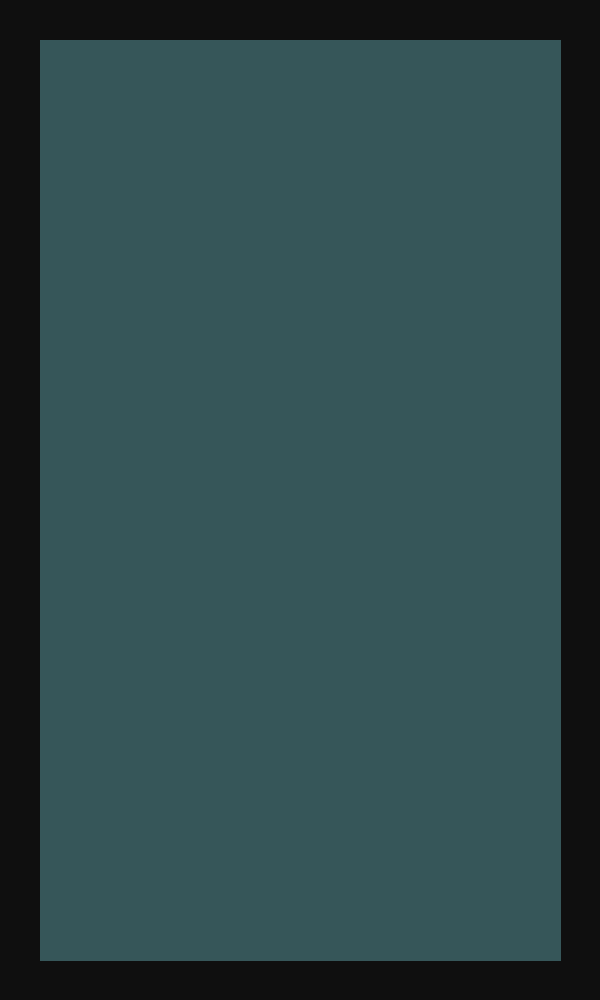
#> input picture tarot_card_base.png, 600 x 1000 px
$ python glitch_eye_overlay.py
#> lines starting #> are read from the running program, lines starting #| are printed output that depends on the picture
from PIL import Image

# Load base tarot card
base = Image.open("tarot_card_base.png").convert("RGBA")

# Load the eye overlay
eye = Image.open("test/eye.png").convert("RGBA")
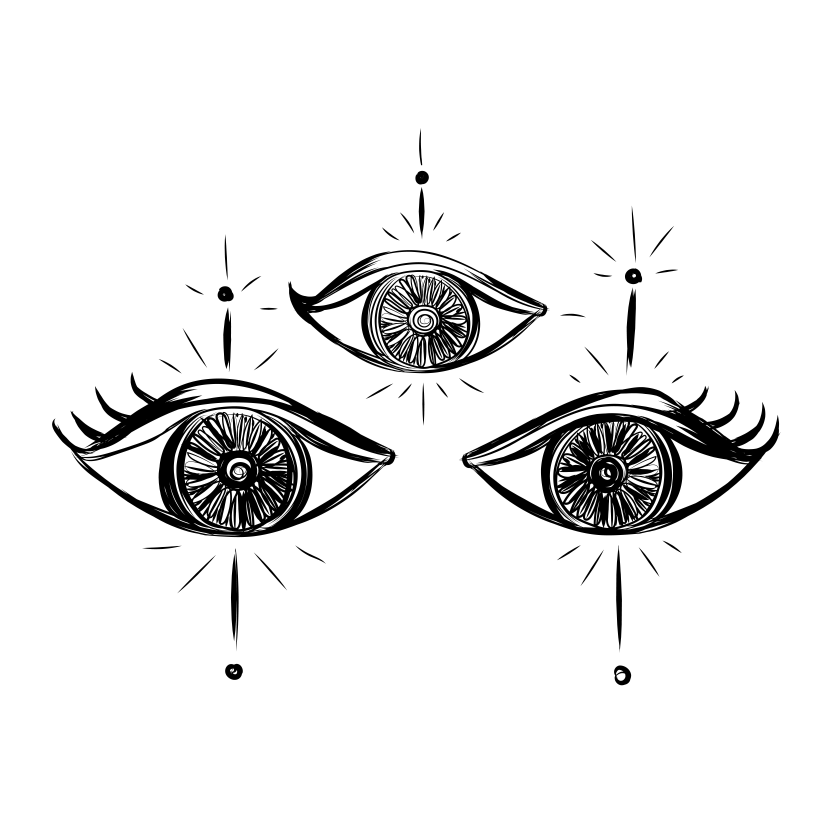
#> input picture test/eye.png, 5000 x 5000 px (shown at 1/6 size)
#> eye is the input picture: PIL image 5000x5000 RGBA; mean R, G, B, A 234.6, 234.6, 234.6, 19.5

# Resize and position the eye
eye = eye.resize((200, 200))
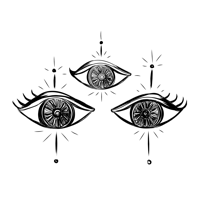
#> eye: PIL image 200x200 RGBA; mean R, G, B, A 0, 0, 0, 19.6; transparent parts drawn white
x = (base.width - eye.width) // 2
#> x = 200
y = int(base.height * 0.15)
#> y = 150
base.paste(eye, (x, y), eye)

# Save the result
base.save("tarot_card_base_glitchy.png")
print("👁️ Eye overlay added.")
